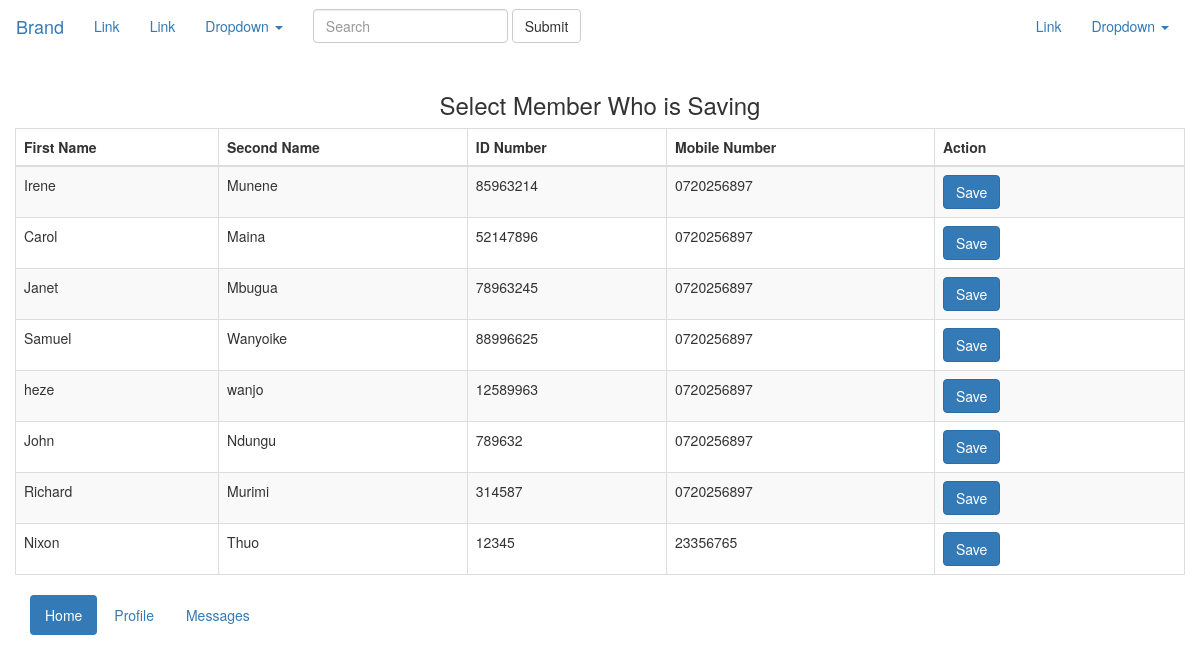
The page /Savings/index.php on the database its author committed.
### tables this page shows
CREATE TABLE `members` (
  `id` int(11) NOT NULL,
  `first_name` varchar(100) NOT NULL,
  `second_name` varchar(100) NOT NULL,
  `id_number` int(100) NOT NULL,
  `mobile` varchar(100) NOT NULL
);

### Savings/index.php (the view, shortened to what this page needs)
<?php include('../layout/body_layout.php');?>
<div class="container">
	<div class="row">
		<h3 align="center">Select Member Who is Saving</h3>
	</div>
	<div class="row">
		<table class="table table-striped table-bordered">
			<thead>
				<tr>
					<th>First Name</th>
					<th>Second Name</th>
					<th>ID Number</th>
					<th>Mobile Number</th>
					<th>Action</th>
				</tr>
			</thead>
			<tbody>
				<?php
				$pdo = Database::connect();
				$sql = 'SELECT * FROM members ORDER BY id DESC';
				foreach ($pdo->query($sql) as $row) {
					echo '<tr>';
					echo '<td>'. $row['first_name'] . '</td>';
					echo '<td>'. $row['second_name'] . '</td>';
					echo '<td>'. $row['id_number'] . '</td>';
					echo '<td>'. $row['mobile'] . '</td>';
					echo '<td width=250>';
					echo '<a class="btn btn-primary" href="create_saving.php?id='.$row['id'].'">Save</a>';
					echo '</td>';
					echo '</tr>';
				}
				?>
			</tbody>
		</table>
	</div>
</div>
<?php include('../footers/body_footer.php');?>

### layout/body_layout.php (shortened to what this page needs)
<!DOCTYPE html>
<html lang="en">
<head>
    <link   href="../bootstrap/css/bootstrap.min.css" rel="stylesheet">
</head>
<body>
<nav class="navbar navbar-inverted">
  <div class="container-fluid">
    <div class="navbar-header">
      <a class="navbar-brand" href="#">Brand</a>
    </div>
    <div class="collapse navbar-collapse" id="bs-example-navbar-collapse-1">
      <ul class="nav navbar-nav">
        <li class="active"><a href="#">Link <span class="sr-only">(current)</span></a></li>
        <li><a href="#">Link</a></li>
        <li class="dropdown">
          <a href="#" class="dropdown-toggle" data-toggle="dropdown" role="button" aria-haspopup="true" aria-expanded="false">Dropdown <span class="caret"></span></a>
        </li>
      </ul>
      <form class="navbar-form navbar-left">
        <div class="form-group">
          <input type="text" class="form-control" placeholder="Search">
        </div>
        <button type="submit" class="btn btn-default">Submit</button>
      </form>
      <ul class="nav navbar-nav navbar-right">
        <li><a href="#">Link</a></li>
        <li class="dropdown">
          <a href="#" class="dropdown-toggle" data-toggle="dropdown" role="button" aria-haspopup="true" aria-expanded="false">Dropdown <span class="caret"></span></a>
        </li>
      </ul>
    </div>
  </div>
</nav>
</body>
</html>

### footers/body_footer.php (shortened to what this page needs)
<!DOCTYPE html>
<html lang="en">
<head>
    <link   href="../bootstrap/css/bootstrap.min.css" rel="stylesheet">
</head>
<footer>
  <div class="container">
      <ul class="nav nav-pills">
          <li role="presentation" class="active"><a href="#">Home</a></li>
          <li role="presentation"><a href="#">Profile</a></li>
          <li role="presentation"><a href="#">Messages</a></li>
      </ul>
</div>
</footer>

### rows shown on the page
members: first_name "Irene", second_name "Munene", id_number "85963214", mobile "0720256897"
members: first_name "Carol", second_name "Maina", id_number "52147896", mobile "0720256897"
members: first_name "Janet", second_name "Mbugua", id_number "78963245", mobile "0720256897"
members: first_name "Samuel", second_name "Wanyoike", id_number "88996625", mobile "0720256897"
members: first_name "heze", second_name "wanjo", id_number "12589963", mobile "0720256897"
members: first_name "John", second_name "Ndungu", id_number "789632", mobile "0720256897"
members: first_name "Richard", second_name "Murimi", id_number "314587", mobile "0720256897"
members: first_name "Nixon", second_name "Thuo", id_number "12345", mobile "23356765"
